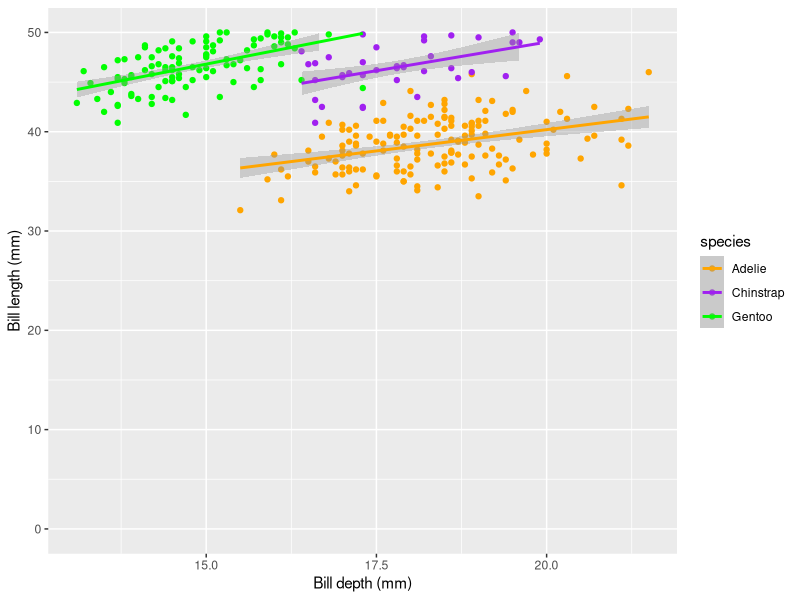

This chart was generated by the following R code:
### Week 3 Wednesday ###
### Feb 10, 2020 ###

##### Load Libraries #####
library(palmerpenguins)
library(tidyverse)
library(here)

##### Load Data #####
glimpse(penguins)

##### Plotting #####
ggplot(data=penguins,
       mapping = aes(x = bill_depth_mm,
                     y = bill_length_mm,
                     group = species,
                     color = species))+ #have to be in specific order
  geom_point()+
  geom_smooth(method = "lm")+ #regression line
  labs(x = "Bill depth (mm)",
       y = "Bill length (mm)"
       )+
  #scale_color_viridis_d()+#color blind-friendly palette
  scale_color_manual(values = c("orange", "purple", "green")
                     )+
  #scale_x_continuous(breaks = c(14,17,21),
                    # labels = c("low","medium","high")
                    # )+
  scale_y_continuous(limits = c(0,50))
  


